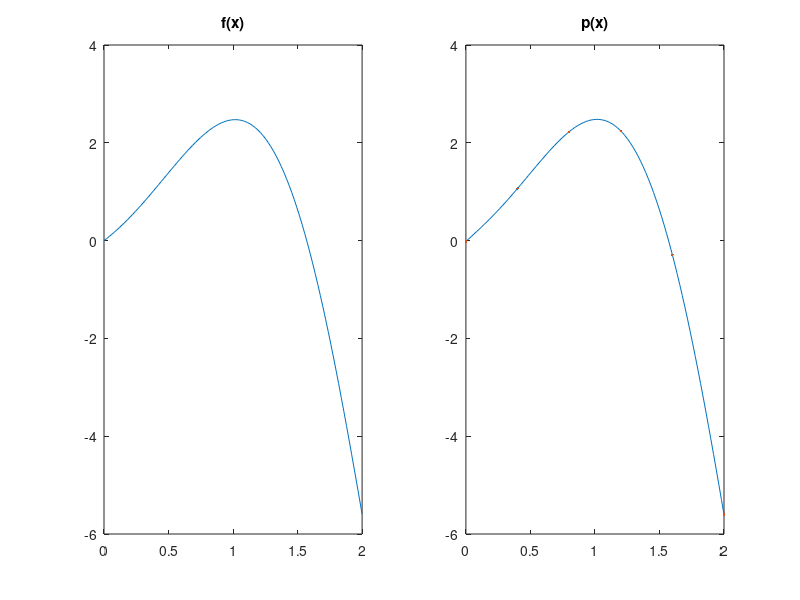

Reproduce this figure in MATLAB.
%% Ex. 1 - Scheda Interpolazione 
clc;
clear;
close all;

grado = 5;

lin = linspace(0, 2);

fx = exp(lin) .* sin(2*lin);

subplot(1,2,1);
plot(lin, fx);
title('f(x)');

px = polyfit(lin, fx, grado);
subplot(1,2,2);
parr = polyval(px, lin);
plot(lin, parr);

hold on;

lin2 = linspace(0,2, grado+1);
plot(lin2, polyval(px, lin2), '.');
title('p(x)');